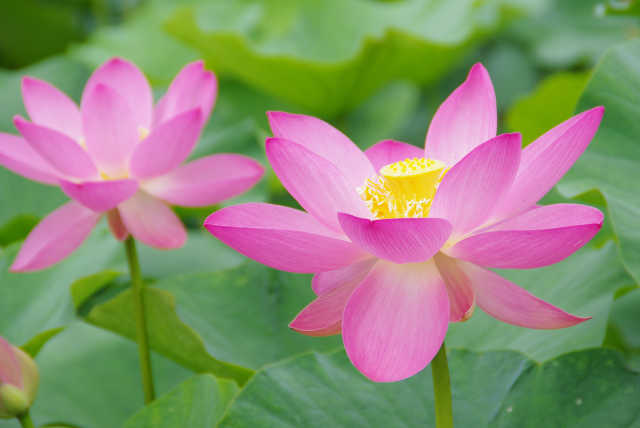
//> input picture image.jpg, 640 x 428 px
$ ./LBP   (built with g++ and OpenCV 4)
//> lines starting //> are read from the running program, lines starting //| are printed output that depends on the picture
#include <opencv2/core/core.hpp>
#include <opencv2/highgui/highgui.hpp>
#include <iostream>

int main(int argc, char* argv[]){
  int g[9], s, code, gc;
  IplImage *im = NULL, *dst = NULL;

  const char* image_file = "image.jpg";
  if(argc == 2)
  {
    image_file = argv[1];
  }
  std::cout << image_file << std::endl;

  im = cvLoadImage("image.jpg", CV_LOAD_IMAGE_GRAYSCALE);
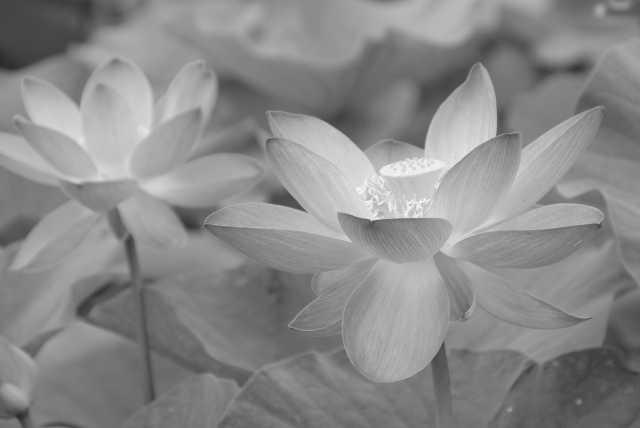
//> im: 428 rows x 640 cols, CV_8UC1; min 41, max 255, mean 137.6
  dst = cvCreateImage(cvSize(im->width, im->height), im->depth, im->nChannels);

  for(int i = 1; i < (im->height-im->height%3); i++){
    for(int j = 1; j < (im->widthStep-im->widthStep%3); j++){
      gc = i*im->widthStep + j;
      g[0] = (uchar)im->imageData[ gc + 1];
      g[1] = (uchar)im->imageData[ gc + im->widthStep + 1];
      g[2] = (uchar)im->imageData[ gc + im->widthStep];
      g[3] = (uchar)im->imageData[ gc + im->widthStep - 1];
      g[4] = (uchar)im->imageData[ gc - 1];
      g[5] = (uchar)im->imageData[ gc - im->widthStep - 1];
      g[6] = (uchar)im->imageData[ gc - im->widthStep];
      g[7] = (uchar)im->imageData[ gc - im->widthStep + 1];
      g[8] = (uchar)im->imageData[ gc];

      code = 0;
      // [7 lines of commented-out code are left out]
      for(int k = 0; k < 4; k++){
	s = (g[k] - g[k+4]) + g[8] + (g[k] - g[8])*(g[k+4] - g[8]);
	if(s >= 0) code += pow(2.0, (double)k);
	}

      dst->imageData[i*im->widthStep + j] = (uchar)(code*255/16);
    }
  }
//> this loop made 425 passes
//> (gc, s) on passes 1 to 3: (1278, 85), (1918, 79), (2558, 85)
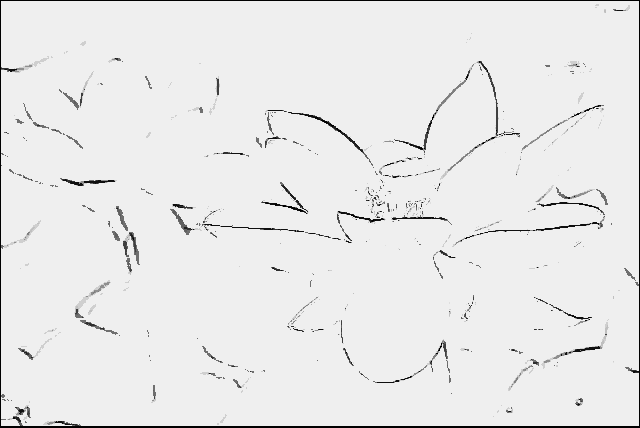
//> dst: 428 rows x 640 cols, CV_8UC1; min 0, max 239, mean 233.1
//> after the loop, gc = 272638; g = [104, 100, 100, 100, 102, 103, 105, 106, 103]; code = 15; s = 88

  cvNamedWindow("Image",CV_WINDOW_AUTOSIZE);
  cvShowImage("Image", dst);
  cvWaitKey(0);
  cvDestroyAllWindows();
  cvReleaseImage(&im);
  return 0;
}
